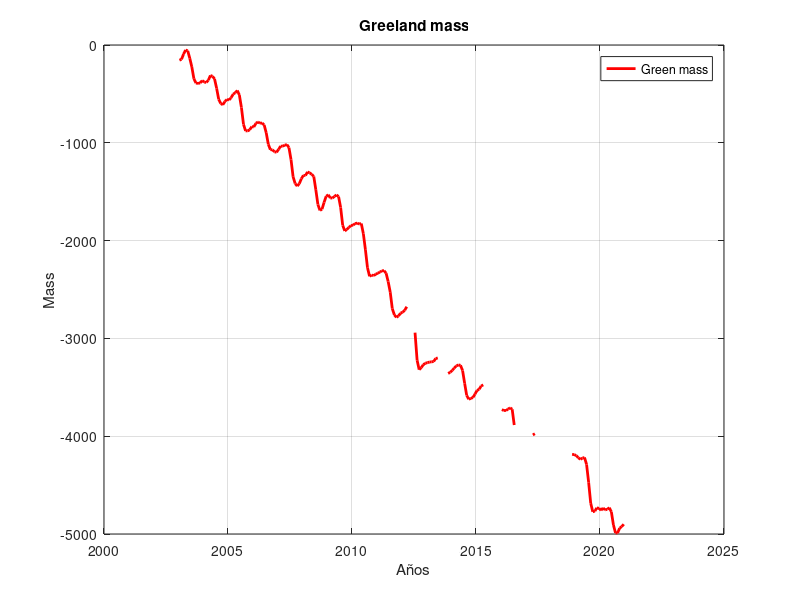

Recreate this plot in MATLAB. (Note: this script raises an error after producing the figure.)
%1. Recupere de la carpeta entregada la base de datos igreenland_mass.dat, asígnele un nombre a esta
%variable fácil de manejar. Esta base corresponde a mediciones mensuales de masa (en Gt) de
%Groenlandia. Estos datos parten desde el 2002 y llegan hasta mayo del 2021. (es decir, tienen una
%dimensión de 20x13) con la primera columna los años, y las otras 12 las mediciones mensuales

a = load('igreenland_mass.dat.txt');
%2
%luego de eso borrar manualmente los comentarios, desde el script
%para borrar las ultimas 2 filas (2021 y 2020) puede ser manual o 
%a(1,:)=[] con esto borro 2021
a(1,:)=[];
a(end,:)=[];
%para cambiar los -999.9 por NaN
 a(a==-999.9)=NaN;
 %ahora que ya están cambiados los -999.9 por NaN, tengo que encontrarlos,
 %cuales son las posiciones, para eso 
[filas,columnas]= find(isnan(a));
mdnans=[filas,columnas];

% pregunta 3, hay que hacer un ciclo for 

cont=0;
for i=1:18
    for j=2:13
        cont=cont+1;
        D(cont,2)=a(i,j);
        D(cont,1)=a(1,1)+1/24+(cont-1)./12;
        
    end
end


%pregunta 4

%ploteando D

% para llamar algo load('nombre.mat')


plot(D(:,1),D(:,2),'color','r','LineWidth',2)
grid on 
set(gcf,'color','w') %color del fondo 
xlabel('Años')
ylabel('Mass')
legend('Green mass')
title('Greeland mass')

%pregunta 5 
%esta es una funcion, quedara guardada en funciones
%function media = promedio(x)
%   D(isnan(D))=[];
%  suma=sum(vector);
% media=suma/n
%end

%PRACTICA PROFE
%parte estadisticos 
%para la matriz de 2 columnas 
%[m,d,v]=est(D(:,2));%ESTA FUNCION LA HIZO EL PROFE
%68%de los datos se encuentran en la desvia estan DATO 


%estadisticos para comparar

me=nanmean(D(:,2));
de=nanstd(D(:,2));
ve=nanvar(D(:,2));


%para la matriz de 13 columnas (debemos cortar la columna de los años)
%
%an1=a(:,2:13);
%[ma,da,va]=set(an1);
%maa=nanmean(an1);
%daa=nanstd(an1);
%vaa=nanvar(an1);

%estadisticos con las funciones de matlab para la de 13 columnas
mee=nanmean(a(:,2));
dee=nanstd(a(:,2));
vee=nanvar(a(:,2));


%creando  grafico para matriz de 2 columnas 
%creando vectores para que no sea un solo punto
for i=1:216
    media(i,1)=me
    desviacion(i,1)=de
    varianza(i,1)=ve
end


mediamov=movmean(D(:,2),25); %aca estoy sacando la media movil con un ancho de 25

desvestandarmovil=movstd(D(:,2),25)%Aca estoy sacando la desviacion estandar movil 

%desviacion estandar - media
desvmasmedia=mediamov+desvestandarmovil;


% media - desviacion estandar
mediamenosdesve=mediamov-desvestandarmovil;

%ploteando
figure(2)
plot(D(:,2),'r','LineWidth',2)
hold on 
plot(media,'b','LineWidth',2)
hold on 
plot(desviacion,'g','LineWidth',2)
hold on 
plot(mediamov,'y','LineWidth',2)
hold on 
plot(desvmasmedia,'--k','LineWidth',2)
hold on 
plot(mediamenosdesve,'--m','LineWidth',2)
grid on %cuadraditos
legend('datos','media','desviacion','media movil','ds movil')













